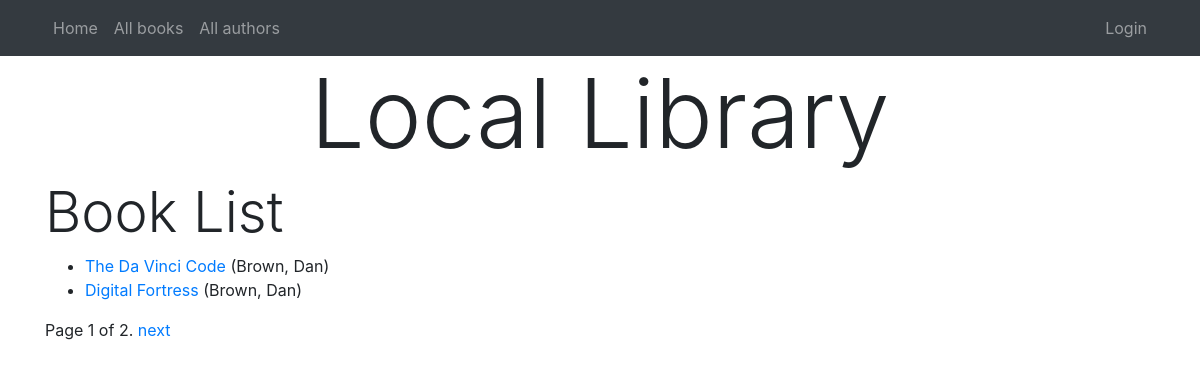
/catalog/books/, run on the app's committed database.
### catalog/models.py (models this page shows, shortened)
class Book(models.Model):
    title = models.CharField(max_length=200)
    author = models.ForeignKey(Author, on_delete=models.SET_NULL, null=True)
    summary = models.TextField(max_length=1000, help_text='Enter a brief description of the book')
    isbn = models.CharField('ISBN', max_length=13, unique=True,
                            help_text='13 Character <a href="https://www.isbn-international.org/content/what-isbn">ISBN number</a>')
    genre = models.ManyToManyField(Genre, help_text='Select a genre for this book')
    def display_genre(self):
        return ', '.join(genre.name for genre in self.genre.all()[:3])
    display_genre.short_description = 'Genre'
    def get_absolute_url(self):
        return reverse('book-detail', args=[str(self.id)])

class Author(models.Model):
    first_name = models.CharField(max_length=100)
    last_name = models.CharField(max_length=100)
    date_of_birth = models.DateField(null=True, blank=True)
    date_of_death = models.DateField('died', null=True, blank=True)
    class Meta:
        ordering = ['last_name', 'first_name']
    def __str__(self):
        return f'{self.last_name}, {self.first_name}'

### catalog/views.py (the view)
# urls.py: path('books/', views.BookListView.as_view(), name='books'),
class BookListView(generic.ListView):
    model = Book
    context_object_name = 'book_list'
    template_name = 'books/booklist.html'
    paginate_by = 2
    def get_queryset(self):
        return Book.objects.all()[:5]

### catalog/templates/books/booklist.html
{% extends "base.html" %}
{% block content %}
    <h2 class="display-4">Book List</h2>
    {% if book_list %}
        <ul>
            {% for book in book_list %}
                <li>
                    <a href="{{ book.get_absolute_url }}">{{ book.title }}</a> ({{book.author}})
                </li>
            {% endfor %}
        </ul>
    {% else %}
        <p>There are no books in the library.</p>
    {% endif %}
{% endblock %}

### data on the page
Book: title "The Da Vinci Code", author "Brown, Dan"
Book: title "Digital Fortress", author "Brown, Dan"

### other printed values
{{ page_obj.number }} "1"
{{ page_obj.paginator.num_pages }} "2"
